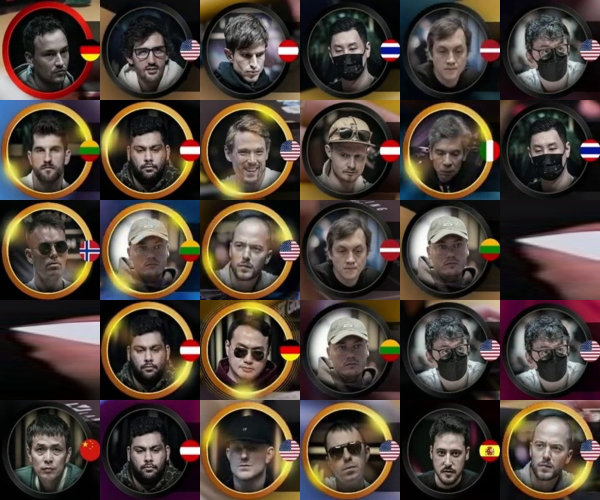
#> input picture Kali_Pcker/combined_profiles.jpg, 1200 x 1000 px, given in place of input.mp4, which was not available (shown at 1/2 size)
$ python mian.py
#> lines starting #> are read from the running program, lines starting #| are printed output that depends on the picture; after the words box and inside, x2 and y2 are one past the last pixel; in counts of white or black regions, pixels touching at a corner belong together; pictures that were not available may be replaced by others from this repository, and a replacement may not be noted

import cv2
import numpy as np

# ------------------ Configuration ------------------
video_path = r"D:\Programmes\Freelance\Poker-Insight\Game\input.mp4"  # Replace with your video file
# Increased HSV bounds for a broader color range.
# Hue expanded from [38, 58] to [28, 68],
# Saturation from [94, 174] to [84, 200],
# Value from [133, 213] to [100, 255].
lower_bound = np.array([28, 84, 100])
upper_bound = np.array([68, 200, 255])
# Kernel for morphological operations (if needed).
kernel = np.ones((5, 5), np.uint8)

# ------------------ Global Variables for ROI Selection ------------------
roi_list = []          # List of ROI rectangles: each as (x1, y1, x2, y2)
current_roi_start = None
current_roi_end = None
roi_drawing = False
frame_for_roi = None   # Frame used for ROI selection

# ------------------ Mouse Callback for ROI Selection ------------------
def roi_mouse_callback(event, x, y, flags, param):
    global roi_drawing, current_roi_start, current_roi_end, roi_list, frame_for_roi
    if event == cv2.EVENT_LBUTTONDOWN:
        roi_drawing = True
        current_roi_start = (x, y)
        current_roi_end = (x, y)
    elif event == cv2.EVENT_MOUSEMOVE:
        if roi_drawing:
            current_roi_end = (x, y)
            temp = frame_for_roi.copy()
            for (rx1, ry1, rx2, ry2) in roi_list:
                cv2.rectangle(temp, (rx1, ry1), (rx2, ry2), (0, 255, 0), 2)
            cv2.rectangle(temp, current_roi_start, current_roi_end, (0, 255, 0), 2)
            cv2.imshow("ROI Selection", temp)
    elif event == cv2.EVENT_LBUTTONUP:
        roi_drawing = False
        current_roi_end = (x, y)
        # Normalize coordinates.
        x1 = min(current_roi_start[0], current_roi_end[0])
        y1 = min(current_roi_start[1], current_roi_end[1])
        x2 = max(current_roi_start[0], current_roi_end[0])
        y2 = max(current_roi_start[1], current_roi_end[1])
        roi_list.append((x1, y1, x2, y2))
        temp = frame_for_roi.copy()
        for (rx1, ry1, rx2, ry2) in roi_list:
            cv2.rectangle(temp, (rx1, ry1), (rx2, ry2), (0, 255, 0), 2)
        cv2.imshow("ROI Selection", temp)

# ------------------ Video Processing ------------------
cap = cv2.VideoCapture(video_path)
if not cap.isOpened():
    print("Error: Could not open video.")
    exit()

frame_count = 0

while True:
    ret, frame = cap.read()
#> frame is the input picture: shape (1000, 1200, 3); mean B, G, R 55.2, 64.3, 77
    if not ret:
        break
    frame_count += 1

    # Convert frame to HSV and create binary mask for full frame.
    hsv_frame = cv2.cvtColor(frame, cv2.COLOR_BGR2HSV)
#> hsv_frame: shape (1000, 1200, 3); mean H, S, V 57, 97.9, 80.3
    mask = cv2.inRange(hsv_frame, lower_bound, upper_bound)
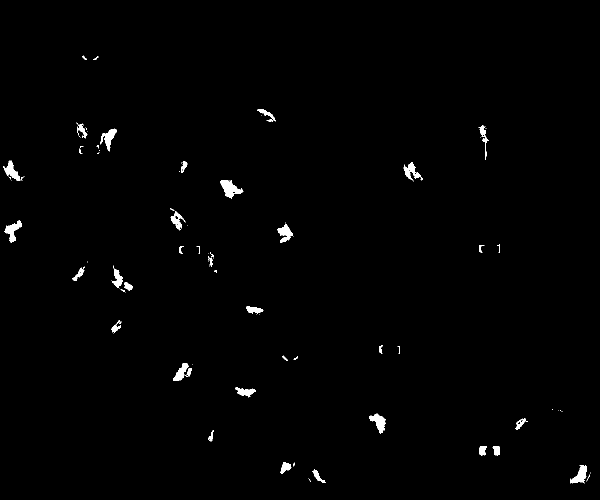
#> mask: shape (1000, 1200) (shown at 1/2 size); 0.9% white; 100 white regions (59 under 20 px)

    # Find contours on the full-frame mask.
    contours, _ = cv2.findContours(mask, cv2.RETR_EXTERNAL, cv2.CHAIN_APPROX_SIMPLE)
#> contours = 100 contours, 66 with area under 20; largest, box (x1, y1, x2, y2) and area: (441, 360, 487, 397) 790, (738, 827, 772, 867) 599, (1141, 930, 1174, 967) 577, (9, 441, 44, 485) 573, (201, 257, 234, 303) 524
    if contours:
        largest_contour = max(contours, key=cv2.contourArea)
#> largest_contour = contour of 93 points, box (x1, y1, x2, y2) (441, 360, 487, 397), area 790
        if cv2.contourArea(largest_contour) > 100:
            x, y, w, h = cv2.boundingRect(largest_contour)
#> x = 441; y = 360; w = 46; h = 37
            cv2.rectangle(frame, (x, y), (x+w, y+h), (0, 255, 0), 2)
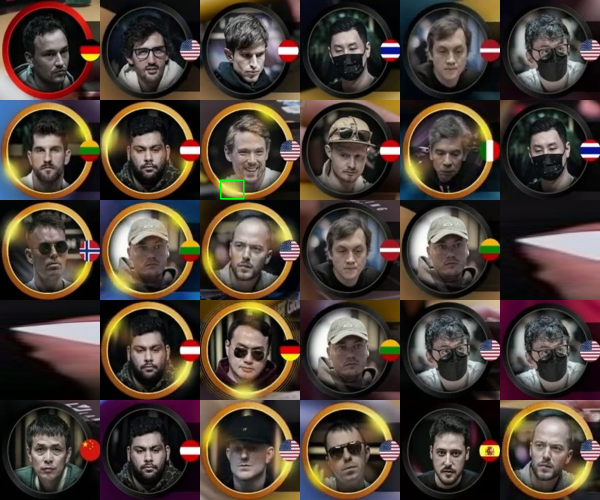
#> frame: shape (1000, 1200, 3) (shown at 1/2 size); 0.04% of pixels changed, all inside (x1, y1, x2, y2) = (440, 359, 489, 399)
            # Calculate centroid if needed.
            M = cv2.moments(largest_contour)
#> M = moments, m00 789.5, centre m10/m00, m01/m00 = (459.5, 376.9)
            if M["m00"] != 0:
                cX = int(M["m10"] / M["m00"])
#> cX = 459
                cY = int(M["m01"] / M["m00"])
#> cY = 376
                # Arrow drawing removed as per request.

    # On the 100th frame, allow ROI selection if not done.
    if frame_count == 100 and len(roi_list) == 0:
        frame_for_roi = frame.copy()
        cv2.namedWindow("ROI Selection")
        cv2.setMouseCallback("ROI Selection", roi_mouse_callback)
        print("Draw one or more rectangles on the 100th frame.\nWhen done, press 'q' in the ROI window.")
        while True:
            temp = frame_for_roi.copy()
            for (rx1, ry1, rx2, ry2) in roi_list:
                cv2.rectangle(temp, (rx1, ry1), (rx2, ry2), (0, 255, 0), 2)
            if roi_drawing and current_roi_start and current_roi_end:
                cv2.rectangle(temp, current_roi_start, current_roi_end, (0, 255, 0), 2)
            cv2.imshow("ROI Selection", temp)
            if cv2.waitKey(1) & 0xFF == ord('q'):
                break
        cv2.destroyWindow("ROI Selection")

    # Process each defined ROI.
    roi_rows = []
    for (rx1, ry1, rx2, ry2) in roi_list:
        roi = frame[ry1:ry2, rx1:rx2]
        if roi.size == 0:
            continue
        # Convert ROI to HSV and generate its binary mask.
        roi_hsv = cv2.cvtColor(roi, cv2.COLOR_BGR2HSV)
        roi_mask = cv2.inRange(roi_hsv, lower_bound, upper_bound)
        # Use the binary mask directly for edge detection.
        edges = cv2.Canny(roi_mask, 30, 100, apertureSize=3)
        # Use HoughLinesP with lower thresholds to detect lines.
        lines = cv2.HoughLinesP(edges, 1, np.pi/180, threshold=30, minLineLength=20, maxLineGap=5)
        line_detected = False
        if lines is not None:
            line_detected = True
            for line in lines:
                x1_line, y1_line, x2_line, y2_line = line[0]
                cv2.line(roi, (x1_line, y1_line), (x2_line, y2_line), (255, 0, 0), 2)
        # Create a BGR version of the binary mask.
        roi_mask_bgr = cv2.cvtColor(roi_mask, cv2.COLOR_GRAY2BGR)
        # If a line is detected, highlight the ROI rectangle in red on the main frame.
        if line_detected:
            cv2.rectangle(frame, (rx1, ry1), (rx2, ry2), (0, 0, 255), 2)
        # Concatenate the ROI (annotated) and its binary mask side by side.
        roi_pair = np.hstack((roi, roi_mask_bgr))
        roi_rows.append(roi_pair)
#> after the loop, roi_rows = []

    # Pad ROI rows so that they all have the same width before stacking vertically.
    if len(roi_rows) > 0:
        max_width = max(row.shape[1] for row in roi_rows)
        padded_rows = []
        for row in roi_rows:
            h, w, c = row.shape
            if w < max_width:
                pad_width = max_width - w
                row_padded = np.pad(row, ((0, 0), (0, pad_width), (0, 0)), mode='constant', constant_values=0)
            else:
                row_padded = row
            padded_rows.append(row_padded)
        roi_display = np.vstack(padded_rows)
    else:
        roi_display = np.zeros_like(frame)

    # Convert the full-frame mask to BGR.
    mask_bgr = cv2.cvtColor(mask, cv2.COLOR_GRAY2BGR)
#> mask_bgr: shape (1000, 1200, 3); 0.9% white; 100 white regions (59 under 20 px), largest, box (x1, y1, x2, y2) and area: (441, 360, 487, 397) 850, (738, 827, 772, 867) 655, (9, 441, 44, 485) 646
    full_display = np.hstack((frame, mask_bgr))
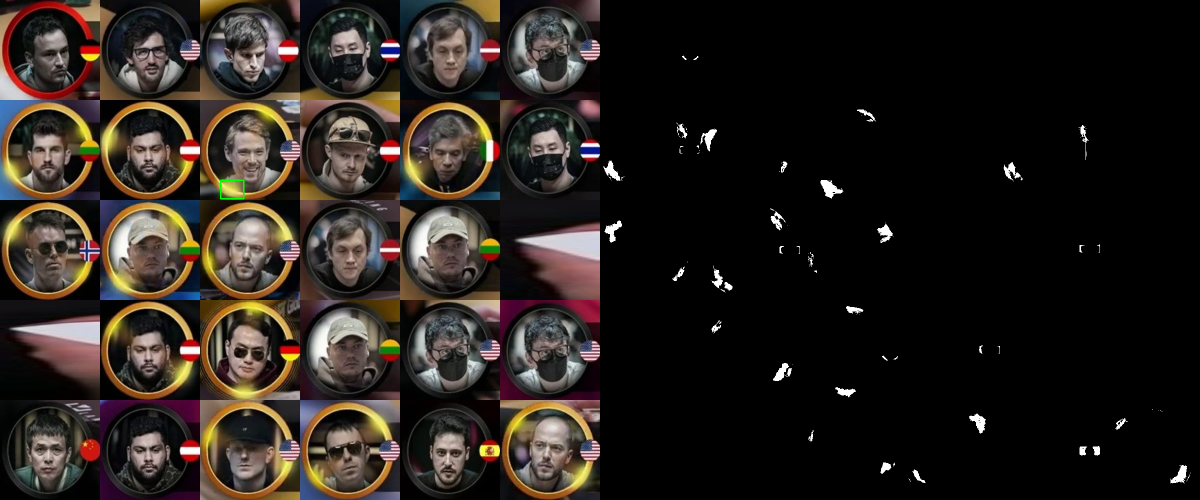
#> full_display: shape (1000, 2400, 3) (shown at 1/2 size); mean B, G, R 28.7, 33.3, 39.6
    # Resize ROI display to match full_display width if needed.
    full_width = full_display.shape[1]
#> full_width = 2400
    if roi_display.shape[1] != full_width:
        roi_display = cv2.resize(roi_display, (full_width, roi_display.shape[0]))
#> roi_display: shape (1000, 2400, 3); every value is 0
    combined = np.vstack((full_display, roi_display))
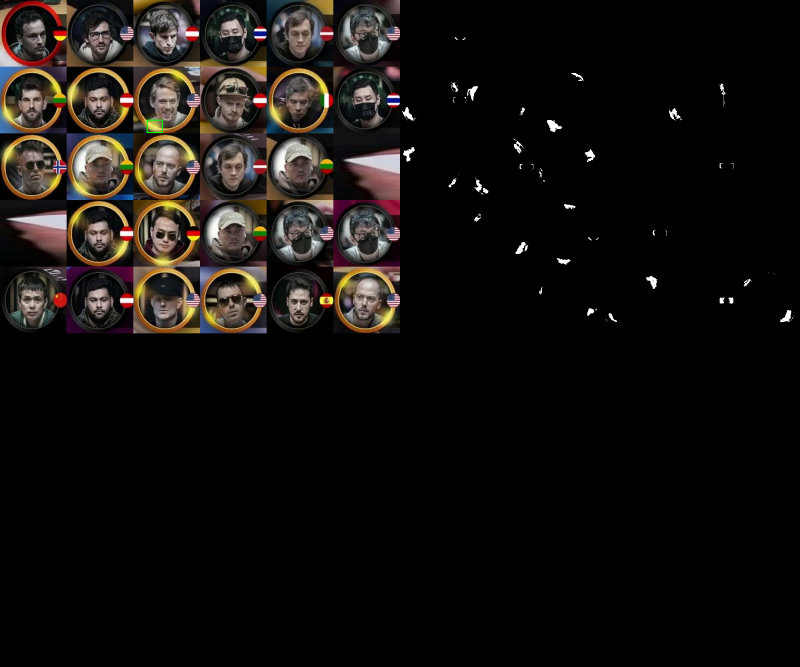
#> combined: shape (2000, 2400, 3) (shown at 1/3 size); mean B, G, R 14.4, 16.7, 19.8

    cv2.imshow("Video Tracking and ROI Crops", combined)
    if cv2.waitKey(30) & 0xFF == ord('q'):
#> (key q is pressed here)
        break

cap.release()
cv2.destroyAllWindows()
